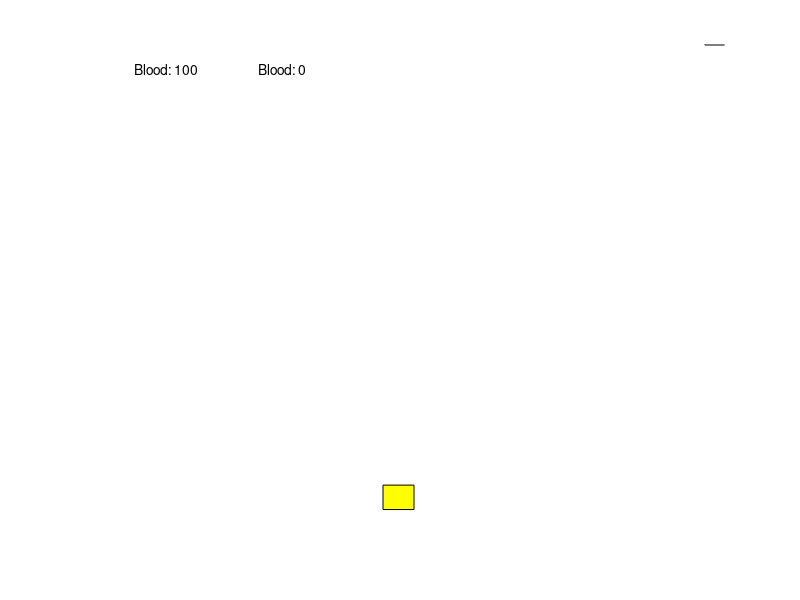

Write MATLAB code to recreate this figure. (Note: this script raises an error after producing the figure.)
%% 游戏初始化
clear,clc,close all
global keys;


% 创建游戏窗口
figure('KeyPressFcn', @keyPressed, 'KeyReleaseFcn', @keyReleased);
axis([0 100 0 100]);
axis off;
hold on;

% 创建玩家飞机
player = rectangle('Position', [45 5 5 5], 'FaceColor', 'y');
playerSpeed = 2; % 玩家飞机速度
playerShootRate = 10; % 玩家飞机射击频率，每秒发射几次子弹
playerShootTime = tic; % 玩家上次发射子弹的时间

% 创建敌方飞机
enemies = [];
enemySpeed = 1; % 敌机速度
enemyShootRate = 1.5; % 敌机射击频率，每秒发射几次子弹
enemyShootTime = tic; % 敌机上次发射子弹的时间

% 创建子弹
mybullets = [];
enemybullets = [];

% 创建计分器
blood = 100;
score = 0;
bloodText = text(5, 95, sprintf('Blood: %d', blood), 'FontSize', 10, 'Color', 'k');
scoreText = text(25, 95, sprintf('Blood: %d', score), 'FontSize', 10, 'Color', 'k');

% 定义键盘按键事件
keys = zeros(1, 4); % 上下左右键

%% 游戏循环
while true
    %% 玩家飞机移动
    if keys(1) && player.Position(2) < 90
        player.Position(2) = player.Position(2) + playerSpeed;
    end
    if keys(2) && player.Position(2) > 0
        player.Position(2) = player.Position(2) - playerSpeed;
    end
    if keys(3) && player.Position(1) > 0
        player.Position(1) = player.Position(1) - playerSpeed;
    end
    if keys(4) && player.Position(1) < 90
        player.Position(1) = player.Position(1) + playerSpeed;
    end
    
    %% 玩家飞机射击
    if toc(playerShootTime) > 1/playerShootRate
        playerShootTime = tic;
        bullet = rectangle('Position', [player.Position(1)+4 player.Position(2)+10 1 1], 'FaceColor', 'b');
        mybullets = [mybullets bullet];
    end
    
    %% 敌机产生
    randData = rand;
    enemyRate = 0.1;
    if randData < enemyRate
        if randData < enemyRate*0.4
            enemy = rectangle('Position', [rand()*100 100 5 5], 'FaceColor', 'r');
        elseif randData < enemyRate*0.8
            enemy = rectangle('Position', [rand()*100 100 5 5], 'FaceColor', 'g');
        else
            enemy = rectangle('Position', [rand()*100 100 5 5], 'FaceColor', 'b');
        end
        enemies = [enemies enemy];
    end
    
    % 敌机移动和清除
    enemyDelNum = 0;
    for ii = 1:length(enemies)        
        enemyIdx = ii - enemyDelNum;
        enemies(enemyIdx).Position(2) = enemies(enemyIdx).Position(2) - enemySpeed;

        if enemies(enemyIdx).FaceColor(1) == 1
            enemies(enemyIdx).Position(1) = enemies(enemyIdx).Position(1) - enemySpeed/4;
        elseif enemies(enemyIdx).FaceColor(2) == 1
            enemies(enemyIdx).Position(1) = enemies(enemyIdx).Position(1) + enemySpeed/8;
        end

        if enemies(enemyIdx).Position(2) < 0 || enemies(enemyIdx).Position(1) < 0 || ...
                enemies(enemyIdx).Position(1) > 100
            delete(enemies(enemyIdx));
            enemies(enemyIdx) = [];
            enemyDelNum = enemyDelNum + 1;
        end
    end

    % 敌我双方飞机碰撞检测
    enemyDelNum = 0;
    for ii = 1:length(enemies) 
        enemyIdx = ii - enemyDelNum;
        if rectint(player.Position,enemies(enemyIdx).Position) > 0
            delete(enemies(enemyIdx));
            enemies(enemyIdx) = [];
            blood = blood -20;
            enemyDelNum = enemyDelNum + 1;
        end
    end

    % 敌机射击
    if toc(enemyShootTime) > 1/enemyShootRate
        for i = 1:length(enemies)            
            if rand < 0.8
                if mod(i,3) == 0
                    bullet = rectangle('Position', [enemies(i).Position(1)-2 enemies(i).Position(2) 1 1], 'FaceColor', 'y');
                elseif mod(i,3) == 1
                    bullet = rectangle('Position', [enemies(i).Position(1)-2 enemies(i).Position(2) 1 1], 'FaceColor', 'g');
                else
                    bullet = rectangle('Position', [enemies(i).Position(1)-2 enemies(i).Position(2) 1 1], 'FaceColor', 'r');
                end
                enemybullets = [enemybullets bullet];
            end
        end
        enemyShootTime = tic;
    end

    % 我方子弹移动和碰撞检测
    myDelBullets = 0;
    for i=1:length(mybullets)
        myBulletsIdx = i-myDelBullets;
        mybullets(myBulletsIdx).Position(2) = mybullets(myBulletsIdx).Position(2) + 2;        

        for j = 1:length(enemies)
            if rectint(mybullets(myBulletsIdx).Position, enemies(j).Position) > 0
%                 blood = blood + 1;
                score = score + 1;
                delete(mybullets(myBulletsIdx));
                delete(enemies(j));
                mybullets(myBulletsIdx) = [];
                enemies(j) = [];
                bloodText.String = sprintf('Blood: %d', blood);
                scoreText.String = sprintf('Score: %d', score);
                myDelBullets = myDelBullets + 1;
                break;
            end
        end        
    end
    %我方子弹清除
    myDelBullets2 = 0;
    for ii=1:length(mybullets)
        myBulletsIdx = ii - myDelBullets2;
        if mybullets(myBulletsIdx).Position(2) > 100
            delete(mybullets(myBulletsIdx));
            mybullets(myBulletsIdx) = [];
            myDelBullets2 = myDelBullets2 + 1;
        end
    end

    % 敌方子弹移动和碰撞检测
    enemyDelBullets = 0;
    for i = 1:length(enemybullets)        
        enemyBulletsIdx = i-enemyDelBullets;
        enemybullets(enemyBulletsIdx).Position(2) = enemybullets(enemyBulletsIdx).Position(2) - 2;

        if enemybullets(enemyBulletsIdx).FaceColor(1) == 1 && ...
                enemybullets(enemyBulletsIdx).FaceColor(2) == 0
            enemybullets(enemyBulletsIdx).Position(1) = enemybullets(enemyBulletsIdx).Position(1) + 1;
        elseif enemybullets(enemyBulletsIdx).FaceColor(1) == 0 && ...
                enemybullets(enemyBulletsIdx).FaceColor(2) == 1
            enemybullets(enemyBulletsIdx).Position(1) = enemybullets(enemyBulletsIdx).Position(1) - 1;
        end

        if rectint(enemybullets(enemyBulletsIdx).Position, player.Position) > 0
            delete(enemybullets(enemyBulletsIdx));
            enemybullets(enemyBulletsIdx) = [];
            enemyDelBullets = enemyDelBullets + 1;
            blood = blood - 10;
            
            if blood < 0
                bloodText.String = sprintf('Blood: %d', 0);
                break;
            else
                bloodText.String = sprintf('Blood: %d', blood);
            end
        end
    end
    %敌方子弹清除
    enemyDelBullets2 = 0;
    for ii=1:length(enemybullets)
        enemyBulletsIdx = ii - enemyDelBullets2;
        if enemybullets(enemyBulletsIdx).Position(1) < 0 || enemybullets(enemyBulletsIdx).Position(2) < 0
            delete(enemybullets(enemyBulletsIdx));
            enemybullets(enemyBulletsIdx) = [];
            enemyDelBullets2 = enemyDelBullets2 + 1;
        end
    end    
    
    %% 游戏结束
    if blood < 0 || score > 100
        break;
    end
    
    %% 暂停一段时间
    pause(0.02);
end

%% 游戏结束
if blood < 0
    text(50, 50, 'Game Over!', 'FontSize', 20, 'Color', 'r', 'HorizontalAlignment', 'center');
else
    text(50, 50, 'Game Pass!', 'FontSize', 20, 'Color', 'r', 'HorizontalAlignment', 'center');
end

function keyPressed(~, event)
    global keys;
    key = event.Key;
    if strcmp(key, 'uparrow')
        keys(1) = 1;
    elseif strcmp(key, 'downarrow')
        keys(2) = 1;
    elseif strcmp(key, 'leftarrow')
        keys(3) = 1;
    elseif strcmp(key, 'rightarrow')
        keys(4) = 1;
    end
end

function keyReleased(~, event)
    global keys;
    key = event.Key;
    if strcmp(key, 'uparrow')
        keys(1) = 0;
    elseif strcmp(key, 'downarrow')
        keys(2) = 0;
    elseif strcmp(key, 'leftarrow')
        keys(3) = 0;
    elseif strcmp(key, 'rightarrow')
        keys(4) = 0;
    end
end

